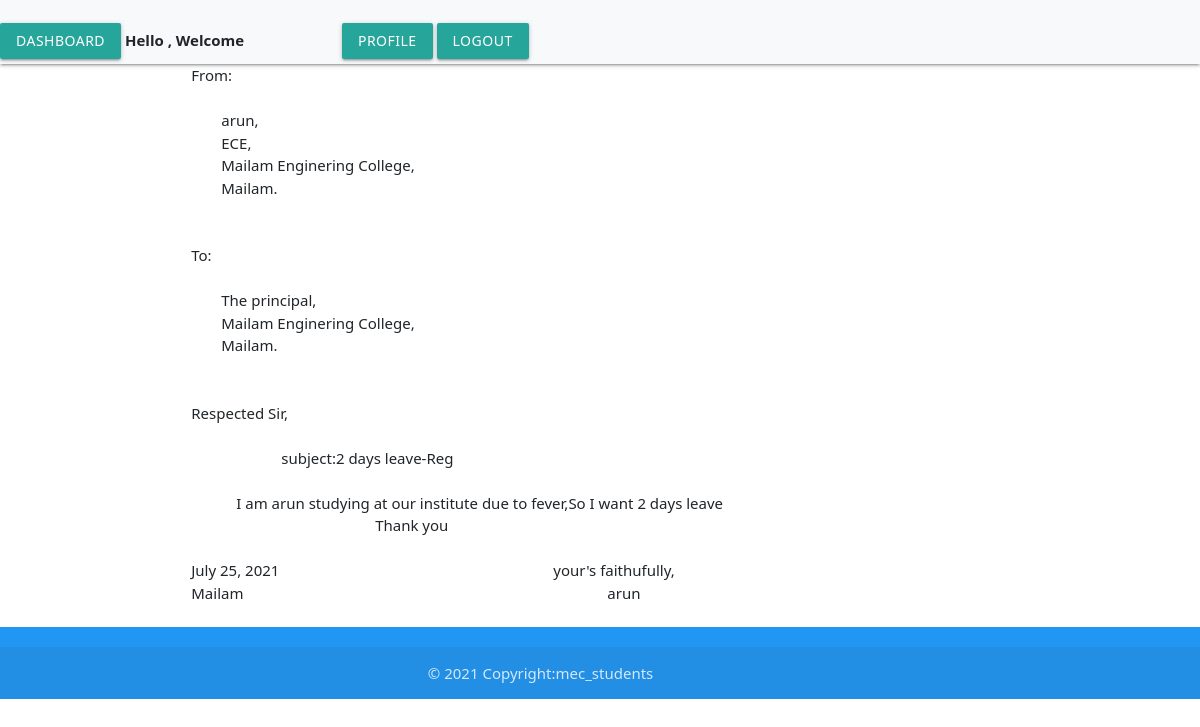
/letter/1, run on an earlier commit of the app's database.
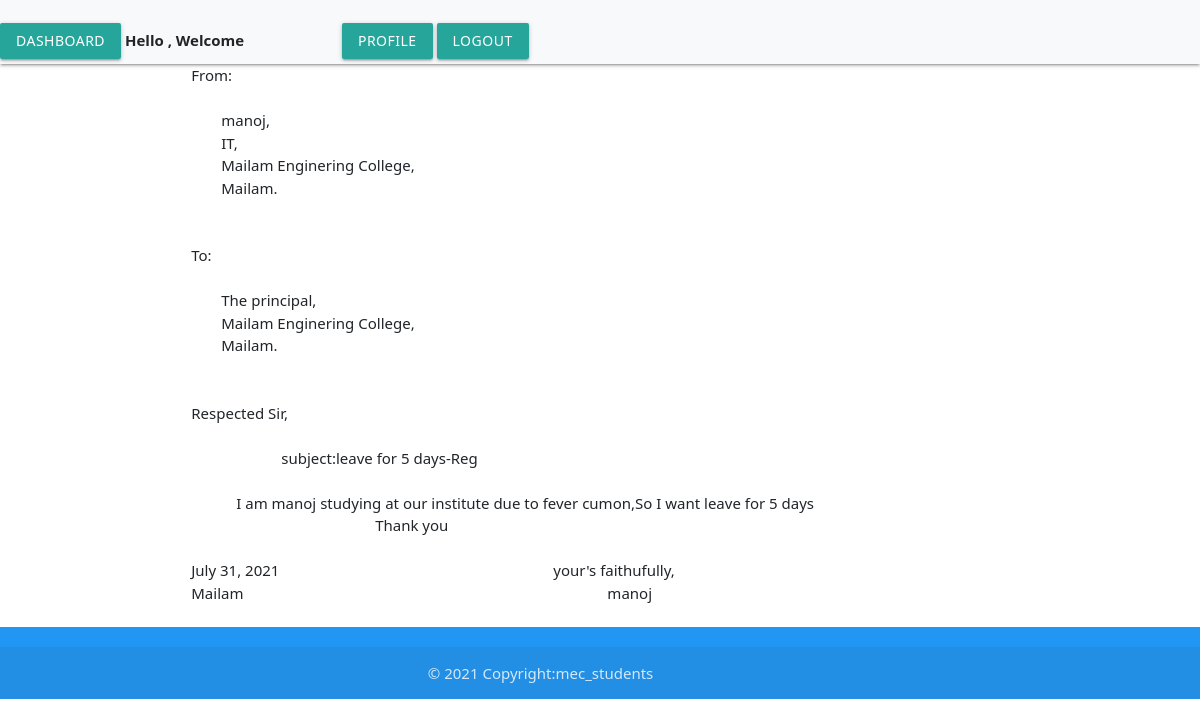
And on a later commit of the database.
### clg/models.py (models this page shows, shortened)
class Permission(models.Model):
    name=models.CharField(max_length=50)
    department=models.CharField(max_length=350)
    subject=models.CharField(max_length=250)
    date=models.DateField()
    reason=models.CharField(max_length=250)
    status = models.BooleanField(default=False)

### clg/views.py (the view)
# urls.py: path('letter/<int:id>',views.letter,name='letter'),
def letter(request,id):
	obj=Permission.objects.get(id=id)
	return render(request,'letter.html',{'data':obj})

### templates/letter.html (shortened to what this page needs)
{% extends 'index.html' %}
{% block content %}
    <div class="container">
        From:<br>
        <br>
        &emsp;&emsp;{{data.name}},<br>
        &emsp;&emsp;{{data.department}},<br>
        &emsp;&emsp;Mailam Enginering College,<br>
        &emsp;&emsp;Mailam.<br>
        <br>
        <br>
        To:<br>
        <br>
        &emsp;&emsp;The principal,<br>
        &emsp;&emsp;Mailam Enginering College,<br>
        &emsp;&emsp;Mailam.<br>
        <br>
        <br>
        Respected Sir,<br>
        <br>
        &emsp;&emsp;&emsp;&emsp;&emsp;&emsp;subject:{{data.subject}}-Reg<br>
        <br>
        &emsp;&emsp;&emsp;I am {{data.name}} studying {{data.address}} at our institute
        due to {{data.reason}},So I want {{data.subject}}<br>
        &emsp;&emsp;&emsp;&emsp;&emsp;&emsp;
        &emsp;&emsp;&emsp;&emsp;&emsp;&emsp;Thank you<br>
        <br>
        {{data.date}}&emsp;&emsp;&emsp;&emsp;&emsp;&emsp;&emsp;&emsp;&emsp;&emsp;&emsp;&emsp;
        &emsp;&emsp;&emsp;&emsp;&emsp;&emsp;your's faithufully,<br>
        Mailam&emsp;&emsp;&emsp;&emsp;&emsp;&emsp;&emsp;&emsp;&emsp;&emsp;&emsp;&emsp;&emsp;
        &emsp;&emsp;&emsp;&emsp;&emsp;&emsp;&emsp;&emsp;&emsp;&emsp;&emsp;{{data.name}}<br>
     </div>
{% endblock %}

### templates/index.html (shortened to what this page needs)
<!doctype html>
<html lang="en">
  <head>
    <link href="https://cdn.jsdelivr.net/npm/bootstrap@5.0.2/dist/css/bootstrap.min.css" rel="stylesheet">
    {% block css %}
        <link rel="stylesheet" href="https://cdnjs.cloudflare.com/ajax/libs/materialize/1.0.0-rc.1/css/materialize.min.css" />
    {% endblock css %}
  </head>
  <body>
    <nav class="navbar navbar-light bg-light">
      <form class="form-inline">
        <a href="{% url 'home' %}" class="btn btn-primary">Dashboard</a>
        <b   class="text-dark">        Hello ,{{request.user.username}} Welcome</b>
        <a href="{% url 'profile' %}" class="btn btn-primary">Profile</a>
        <a href="{% url 'logout' %}" class="btn btn-primary">Logout</a>
      </form>
    </nav>
    {% block content %}
    {% endblock %}
<footer class="page-footer font-small blue">
  <div class="footer-copyright text-center py-3">&emsp;&emsp;&emsp;&emsp;&emsp;&emsp;
    &emsp;&emsp;&emsp;&emsp;&emsp;&emsp;&emsp;&emsp;&emsp;&emsp;&emsp;&emsp;
    &emsp;&emsp;&emsp;&emsp;&emsp;&emsp;&emsp;&emsp;&emsp;&emsp;© 2021 Copyright:mec_students
  </div>
</footer>
  </body>
</html>

What changed in the data, as far as the page shows it:
changed Permission: name "arun" → "manoj"; department "ECE" → "IT"; subject "2 days leave" → "leave for 5 days"; reason "fever" → "fever cumon"; date "July 25, 2021" → "July 31, 2021"
